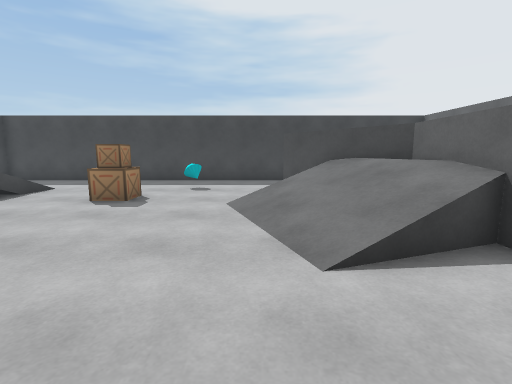
view 1 (above)

14 first-person views from a walk through a 3-D level made in the Unity game engine. The camera is 1.3 m above the floor, tilts 8° down and sees 85° across. The floor is counted in squares, 1 m on a side. Each view is taken from the middle of a square. On the plan, view 1 faces up. The plan holds only what a view shows up to about 13 squares ahead; the rest is blank. The place goes on beyond the plan. The player character is not drawn.

view 2
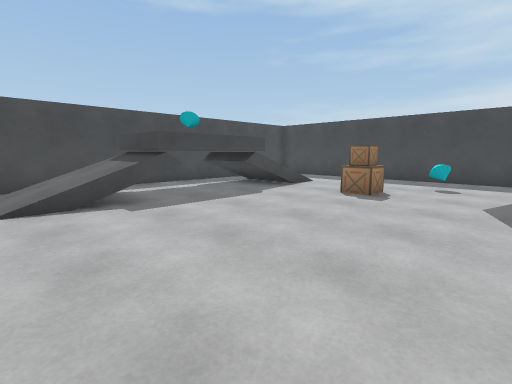

view 3
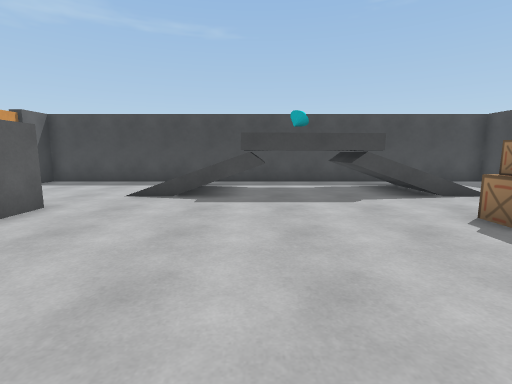

view 4
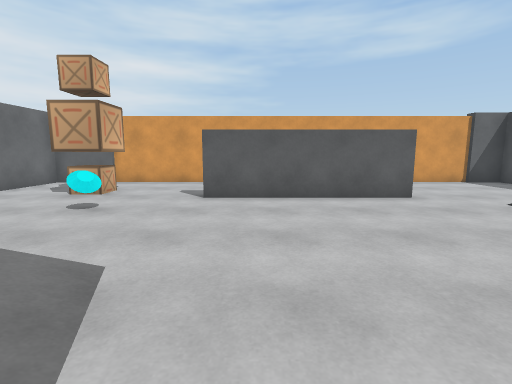

view 5
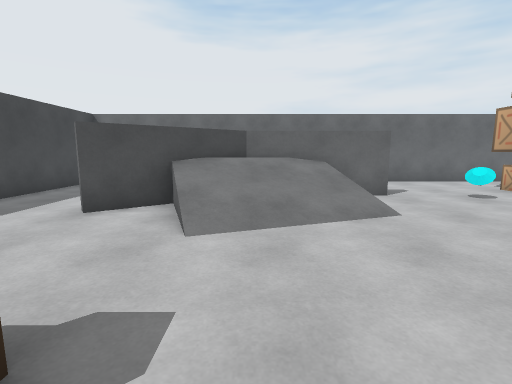

view 6
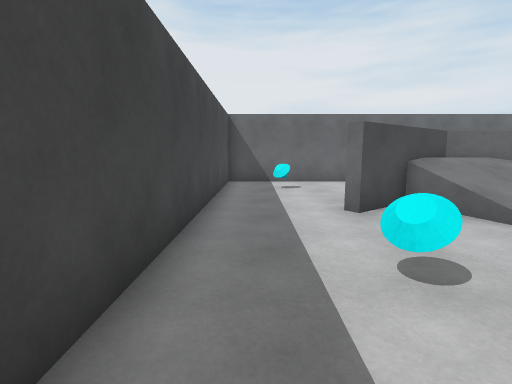

view 7
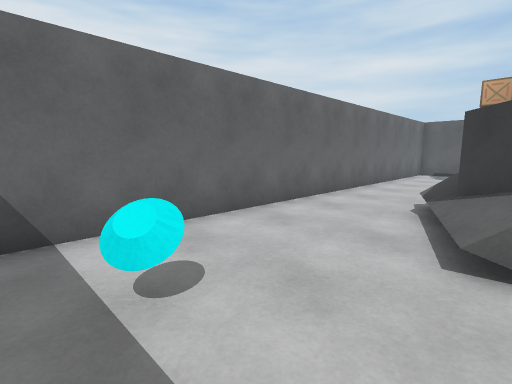

view 8
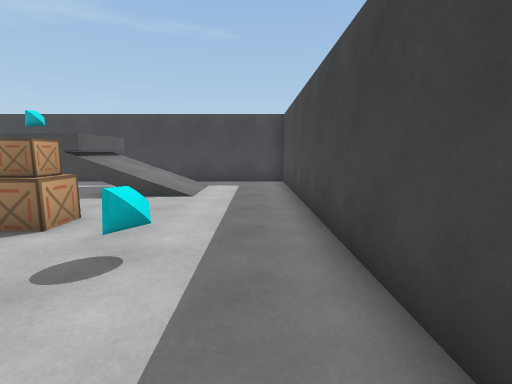

view 9
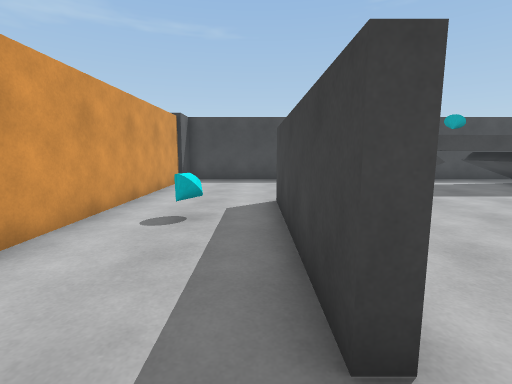

view 10
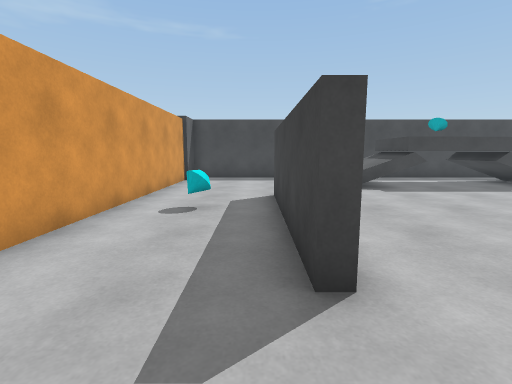

view 11
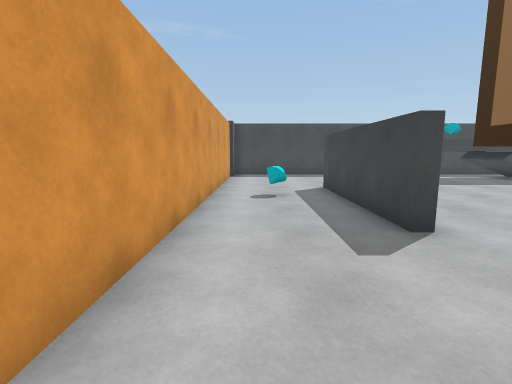

view 12
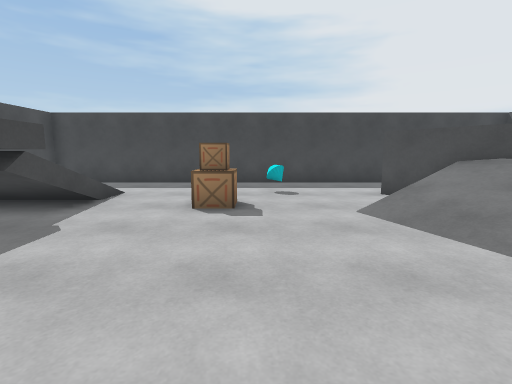

view 13
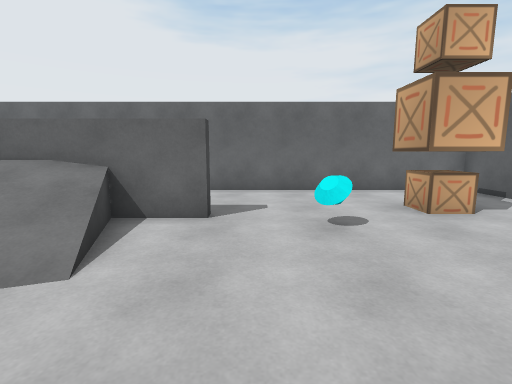

view 14
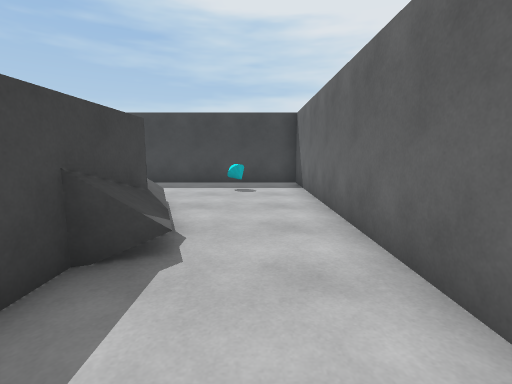

### Floor plan
Key: @ floor where view 1 was taken; # wall or solid block; . floor; / step, stairs or slope; = window, fence, low wall or low ledge; ^ raised ledge; T thing the floor can be seen under or through; O other object.
Columns run from 12 left of view 1 to 8 right of it. Each row starts with its distance up from view 1.
 14 #####################
 13 #...................#
 12 #...................#
 11 #.........O......O..#
 10 #.///.....O..##.....#
  9 #.///.........#.....#
  8 #.=//...O....=#^....#
  7 #.T^^.......///^#...#
  6 #.T^T.......////^...#
  5 #.  T........///^...#
  4 #.  T........///^...#
  3 #.#^^......../..#...#
  2 #.=//...........#...#
  1 #.=//...............#
  0 #.///.......@..O....#
 -1 #...................#
 -2 #......######.......#
 -3 #...............OO..#
 -4 #.......O.......OO..#
 -5 #...................#
 -6 ##................###
 -7  ##################

Where each view was taken, in squares from view 1:
view 1: 0 up, 0 right, facing up
view 2: 1 down, 0 right, facing up-left
view 3: 3 up, 1 right, facing left
view 4: 6 up, 1 left, facing down
view 5: 6 up, 5 left, facing right
view 6: 12 up, 5 left, facing right
view 7: 12 up, 3 right, facing down-right
view 8: 12 up, 1 right, facing left
view 9: 3 down, 2 right, facing left
view 10: 3 down, 3 right, facing left
view 11: 5 down, 5 right, facing left
view 12: 1 up, 3 left, facing up
view 13: 1 up, 2 left, facing right
view 14: 1 up, 6 right, facing up
